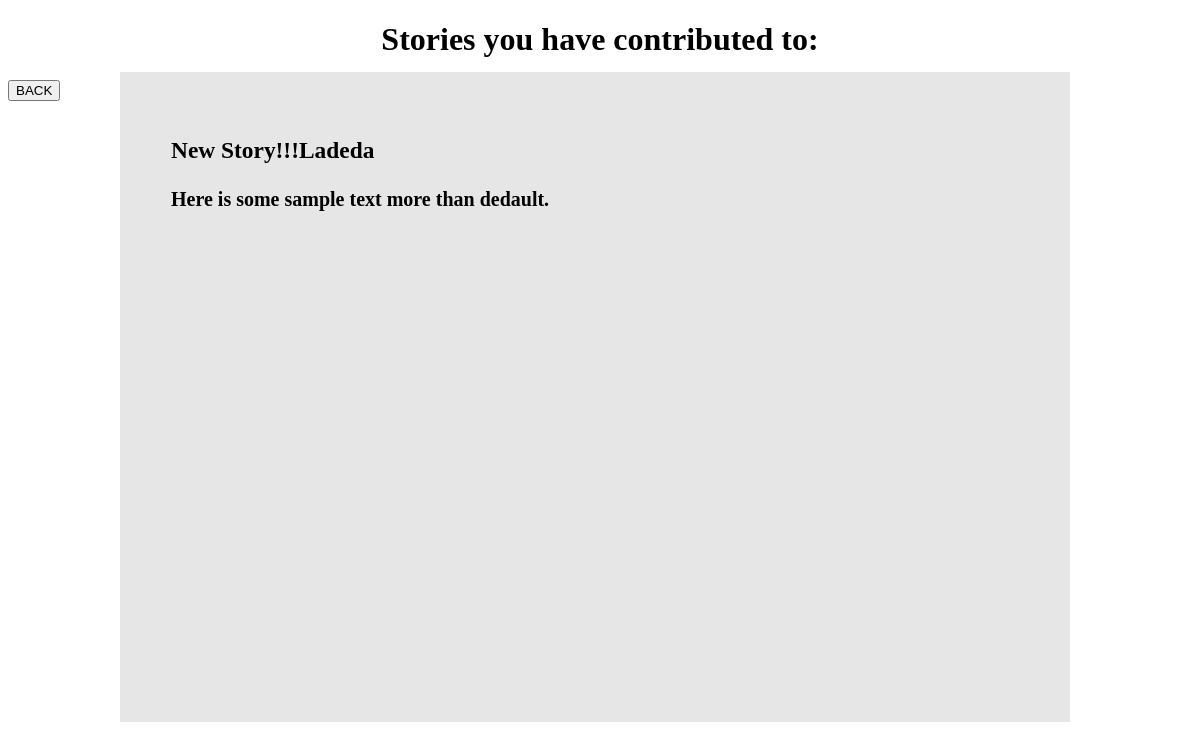
Page /contributed (signed in) on the committed database.
### tables this page shows
CREATE TABLE stories (storyID INT, title VARCHAR, isOpen INT);

### app.py (the view)
@app.route("/contributed",methods=['POST','GET'])
def contributed():
    if session and auth.userCooked(session["user"]):
        data = posts.getContributedData(session["user"])
        return render_template("contributed.html", data=data)
    return redirect("/")

### utils/auth.py (called while the page is built)
def userCooked(user):
    f = "data/story.db"
    db = sqlite3.connect(f)
    c = db.cursor()
    a = c.execute("SELECT username FROM users")
    for row in a:
        if session and row and user == row[0]:
            return True
    return False

### utils/posts.py (called while the page is built)
def getContributedIDs(username):
    db = sqlite3.connect("data/story.db")
    cursor = db.cursor()
    query = "SELECT storyID FROM updates WHERE username=\"" + username + "\""
    cursor.execute(query)
    fetch = cursor.fetchall()
    data = []
    for i in fetch:
        data.append(i[0])
    return data

### templates/contributed.html (shortened to what this page needs)
<!DOCTYPE html>
<html>
  <head>
  </head>
  <body>
    <center><h1>Stories you have contributed to:</h1></center>
    <div>
    <table class="content">
      {% for dict in data %}
      <tr class="content"><td>
	  <h3>{{ dict["title"] }}</h3>
	  {{ dict["text"] | safe }}
	  <br>
      </td></tr>
      {% endfor %}
    </table>
    </div>
    <form action="/" method=["POST","GET"]>
      <input type="submit" value="BACK">
    </form>
  </body>
</html>

### templates/contributed.html (style rules this page uses)
div { background: #e6e6e6; font-size: 15pt; position: fixed; width: 75%; height: 75%; padding: 25px; top: 9%; left: 10%; overflow-y: scroll; }
table.content { width: 98%; margin-left: auto; margin-right: auto; }
td { padding: 15px; }

### rows in the picture
stories: title "New Story!!!Ladeda", text "Here is some sample text more than dedault."
